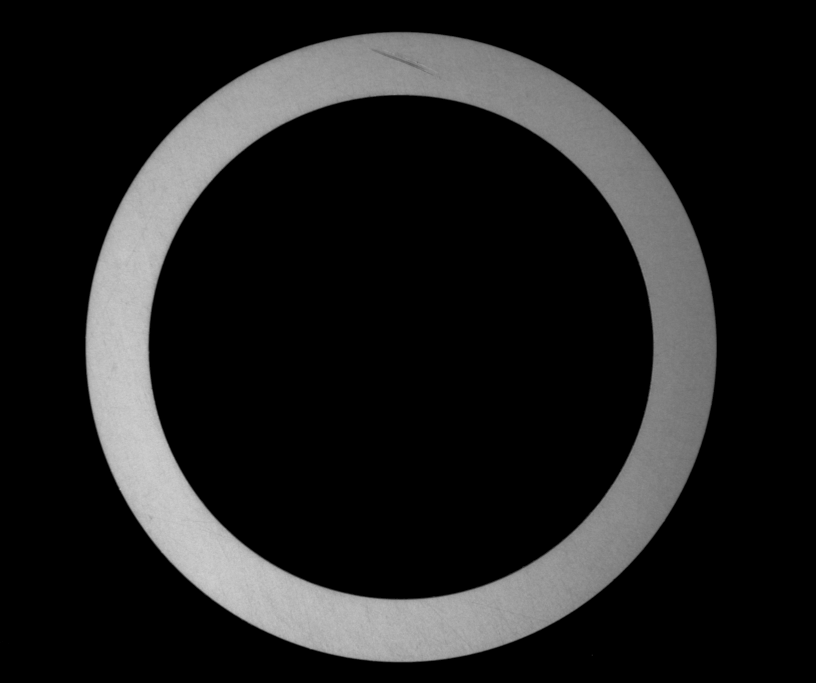
#> input picture spacer_data/train/10idx_180deg.png, 2448 x 2048 px, given in place of image1675583662.1681366.png, which was not available (shown at 1/3 size)
$ jupyter execute --allow-errors taste.ipynb
#> lines starting #> are read from the running program, lines starting #| are printed output that depends on the picture; after the words box and inside, x2 and y2 are one past the last pixel; in counts of white or black regions, pixels touching at a corner belong together; pictures that were not available may be replaced by others from this repository, and a replacement may not be noted
[cell 1]
import numpy as np
from PIL import Image
import os
import pandas as pd

import torch

[cell 2]
100 * 0.005 + 0.68

[cell 3]
def normalize_loss(loss):
    return 1 - (loss / (-torch.log(torch.tensor(1e-1))))

[cell 4]
1e-1

[cell 5]
normalize_loss(0.8)
#> (the call stopped at in normalize_loss, `return 1 - (loss / (-torch.log(torch.tensor(1e-1))))`: torch is not available in this run)

[cell 6]
0.63/-torch.log(torch.tensor(1e-1))
#> (this line was passed over: torch is not available in this run)
#> further down, s1 is the input picture: PIL image 2448x2048 L; min 0, max 212, mean 31.3

#> (a cell that did not finish here is left out)

#> (a cell that did not finish here is left out)

[cell 9]
import csv
import numpy as np
data_set = []
#> (the rest of this cell did not finish here and is left out)

[cell 10]
import pandas as pd
m = pd.DataFrame(data_set)

[cell 11]
m = 2

[cell 12]
m+1

[cell 13]
m

#> (a cell that did not finish here is left out)

[cell 15]
import gym

# Create a Box action space with a range of [-1, 1]
#> (the rest of this cell did not finish here and is left out)

[cell 16]
np.random.uniform(low=-1.0, high=1.0, size=(11,))

[cell 17]
from stable_baselines3 import DDPG
import stable_baselines3
print(stable_baselines3.__version__)

[cell 18]
from stable_baselines3.common.noise import OrnsteinUhlenbeckActionNoise
from stable_baselines3 import DDPG
#> (the rest of this cell did not finish here and is left out)

#> (a cell that did not finish here is left out)

[cell 20]
def center_crop_to_square(img):
    width, height = img.size
#> width = 2448; height = 2048
    size = min(width, height)
#> size = 2048
    left = (width - size) / 2
#> left = 200
    top = (height - size) / 2
#> top = 0
    right = (width + size) / 2
#> right = 2248
    bottom = (height + size) / 2
#> bottom = 2048
    return img.crop((left, top, right, bottom))

[cell 21]
# [10 lines left out: function augument, not called in this run]

[cell 22]
s1 = Image.open("/home/mohanty/PycharmProjects/Project_Spacer/spacer_gym/temp/image1675583662.1681366.png")

[cell 23]
s1 = center_crop_to_square(s1)
s1 = s1.resize((224, 224))
#> s1: PIL image 224x224 L

[cell 24]
import cv2
import os
import numpy as np

#!/usr/bin/env python

# Python script to automatically convert poor-quality
# photos of paper with writing on them into duotone images.

import sys
import cv2
import numpy as np
import os.path
import multiprocessing
from itertools import starmap

NBHD_SIZE = 19
UNSHARP_T = 48
ADAPT_T = 24

INVERT = True
ASPECT = 8.5 / 11.0


class PHOTOCOPY:
    def __init__(self, NBHD_SIZE_=19):
        self.NBHD_SIZE = NBHD_SIZE_

    def __call__(self, img_, NBHD_SIZ=19):
        img = img_.copy()
        img = 255 - img
        return self.bitone(img, NBHD_SIZ)

    def bitone(self, image, NBHD_SIZE):
        '''
        Convert a greyscale image to a bitone image,
        in such a way that we preserve as much detail as possible,
        and have the least amount of speckles.
        '''
        # First, sharpen the image: unsharp mask w/ threshold.
        blur = cv2.blur(image, (NBHD_SIZE, NBHD_SIZE))
        diff = cv2.absdiff(image, blur)

        return diff


# [37 lines left out: functions convert_to_gray, unevenLightCompensate, not called in this run]


address = "/home/mohanty/PycharmProjects/Scribed PPO_1light -2/spacer_gym/temp2023-02-22 22:01:10/"
f = os.listdir(address)
phtocopy_filter = PHOTOCOPY(19)
for image in f:
    img = cv2.imread('/home/mohanty/PycharmProjects/Scribed PPO_1light -2/spacer_gym/temp2023-02-23 16:11:18/image1_10.png')
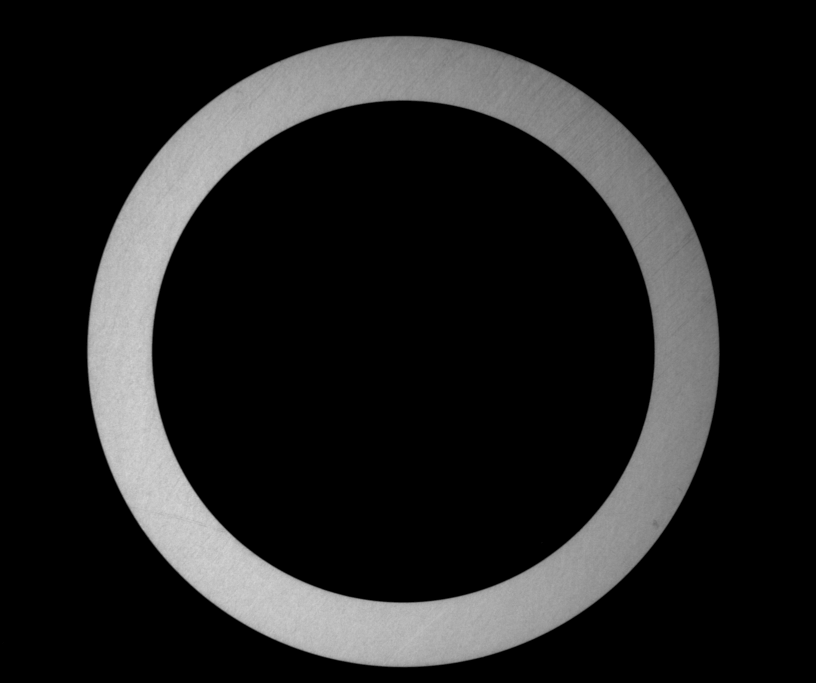
#> input picture spacer_data/train/14idx_0deg.png, 2448 x 2048 px, given in place of image1_10.png, which was not available (shown at 1/3 size)
#> img is the input picture: shape (2048, 2448, 3); min 0, max 220, mean 33
    gray_img = cv2.cvtColor(img, cv2.COLOR_BGR2GRAY)
    h, w = gray_img.shape[:2]
#> h = 2048; w = 2448
    blur_img = cv2.GaussianBlur(gray_img, (5, 5), 0)
    _, binary = cv2.threshold(blur_img, 40, 255, cv2.THRESH_BINARY)
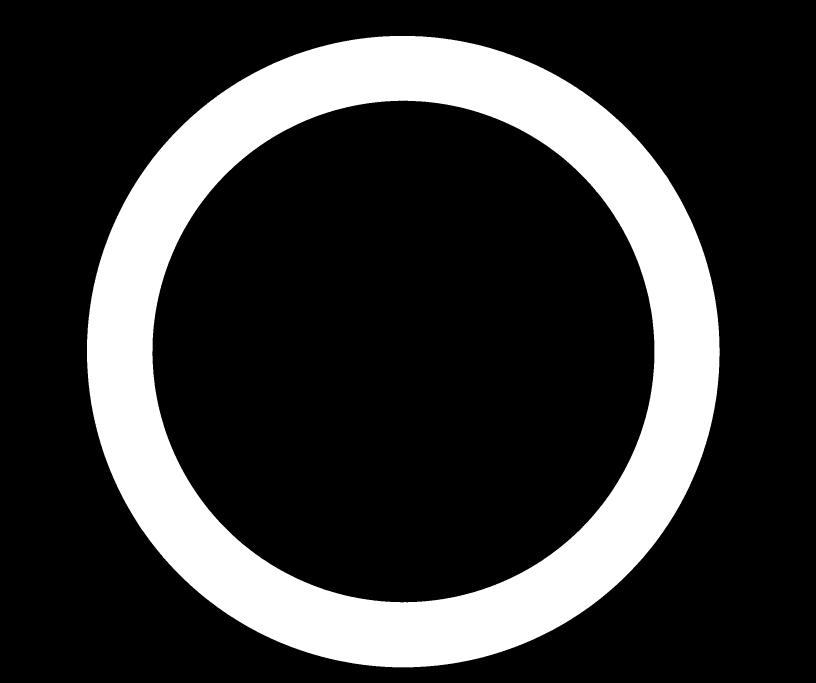
#> binary: shape (2048, 2448) (shown at 1/3 size); 20.9% white; 1 white region, box (x1, y1, x2, y2) and area: (261, 108, 2159, 2002) 1045532

    kernel = np.ones((3, 3), np.uint8)
    dilation = cv2.erode(binary, kernel, iterations=2)
#> dilation: shape (2048, 2448); 20.3% white; 1 white region, box (x1, y1, x2, y2) and area: (263, 110, 2157, 2000) 1018310
    dilation = cv2.dilate(dilation, kernel, iterations=1)
#> dilation: shape (2048, 2448); 20.6% white; 1 white region, box (x1, y1, x2, y2) and area: (262, 109, 2158, 2001) 1031918
    canny = cv2.Canny(dilation, 30, 100)
#> canny: shape (2048, 2448); 0.22% white in thin lines or dots, all inside (x1, y1, x2, y2) = (261, 108, 2158, 2001)
    canny = cv2.dilate(canny, kernel, iterations=2)
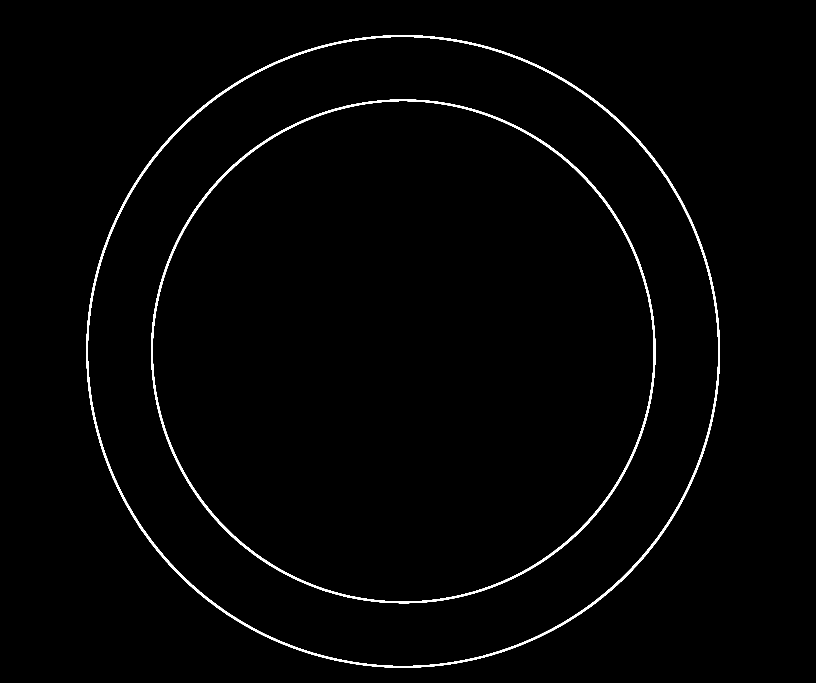
#> canny: shape (2048, 2448) (shown at 1/3 size); 1.3% white; 2 white regions

    contours, hierarchy = cv2.findContours(canny, cv2.RETR_TREE, cv2.CHAIN_APPROX_SIMPLE)
#> contours = 4 contours; box (x1, y1, x2, y2) and area: (259, 106, 2160, 2003) 2832034, (263, 110, 2156, 1999) 2800856, (453, 298, 1966, 1810) 1796933, (457, 302, 1962, 1806) 1772116
    target_cnts = {}
    for i, cnt in enumerate(contours):
        cnt_area = cv2.contourArea(cnt)
        print (cnt_area)
        if cnt_area > 1000:
            target_cnts[cnt_area] = cnt
#> this loop made 4 passes
#> cnt_area on passes 1 to 4: 2832034, 2800856.5, 1796933, 1772116.5
#| 2832034.0
#| 2800856.5
#| 1796933.0
#| 1772116.5
#> after the loop, target_cnts = 4 items
    # sort
    target_cnts = list(dict(sorted(target_cnts.items())).values())
#> target_cnts has the same summary as contours
    target_cnts = target_cnts[::2]  # filter repeat cnt
#> target_cnts = 2 contours; box (x1, y1, x2, y2) and area: (263, 110, 2156, 1999) 2800856, (457, 302, 1962, 1806) 1772116
    if len(target_cnts) >= 2:#, 'Failed to find rings edge {}'.format(len(target_cnts))

        masked_img = np.zeros((h, w), np.uint8)
        outer_cnt = target_cnts[1]
#> outer_cnt = contour of 2686 points, box (x1, y1, x2, y2) (263, 110, 2156, 1999), area 2800856
        inner_cnt = target_cnts[0]
#> inner_cnt = contour of 2148 points, box (x1, y1, x2, y2) (457, 302, 1962, 1806), area 1772116

        ((outer_x, outer_y), outer_radius) = cv2.minEnclosingCircle(outer_cnt)
#> outer_x = 1208.8; outer_y = 1054.7; outer_radius = 946.3
        ((inner_x, inner_y), inner_radius) = cv2.minEnclosingCircle(inner_cnt)
#> inner_x = 1209.5; inner_y = 1053.8; inner_radius = 752.6
        cv2.circle(masked_img, (int(outer_x), int(outer_y)), int(outer_radius), 255, -1)
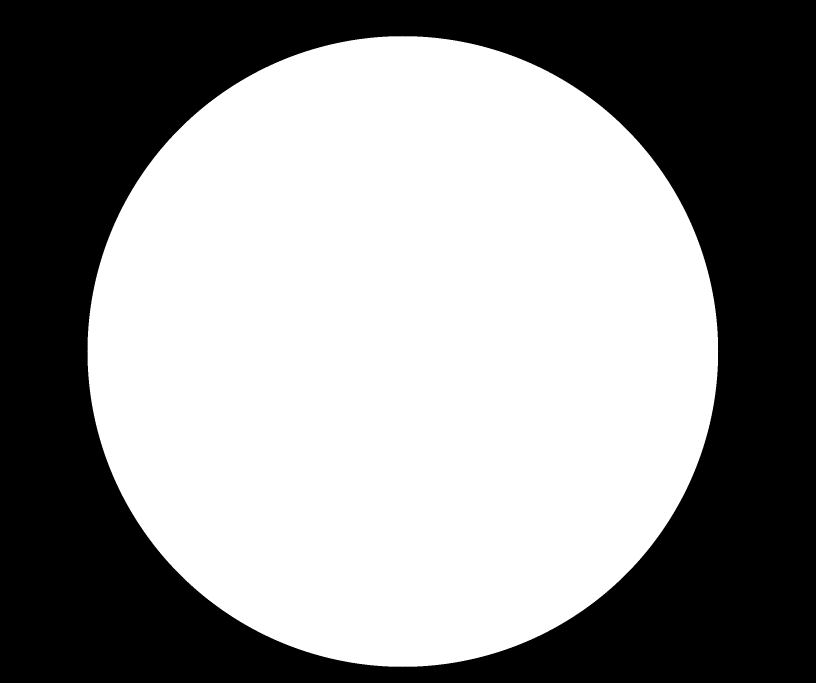
#> masked_img: shape (2048, 2448) (shown at 1/3 size); 56.1% white; 1 black region, box (x1, y1, x2, y2) and area: (0, 0, 2448, 2048) 2202111
        cv2.circle(masked_img, (int(inner_x), int(inner_y)), int(inner_radius), 0, -1)
#> masked_img: shape (2048, 2448); 20.6% white; 1 white region

        # dst = unevenLightCompensate(img=img, blockSize=32)
        res = cv2.bitwise_and(gray_img, gray_img, mask=masked_img)
    # else:
    #     res =
        copy_img = phtocopy_filter(res)
#> in __call__, `img = 255 - img`:
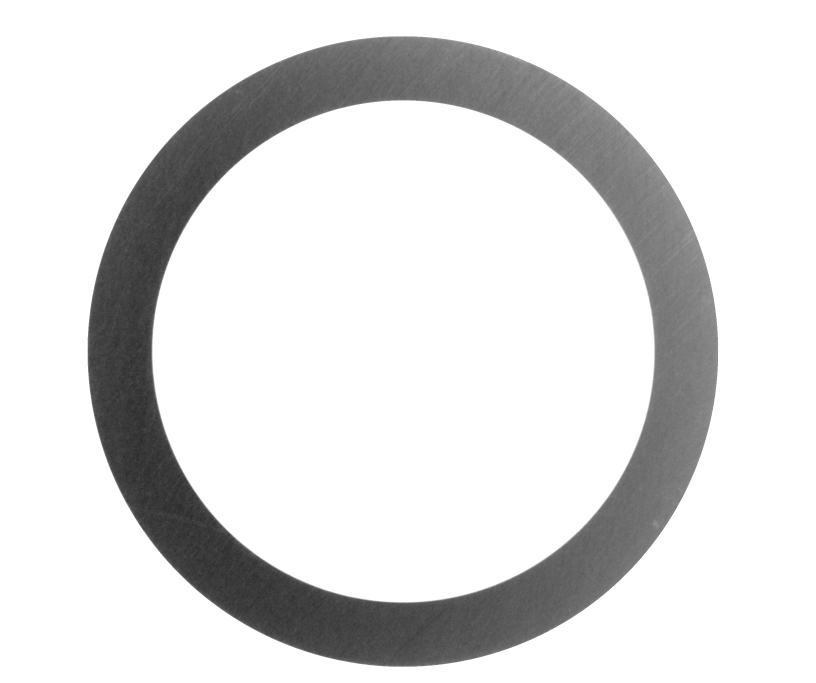
#> img: shape (2048, 2448) (shown at 1/3 size); min 35, max 255, mean 222.2
        break
        cv2.imshow('raw_img', gray_img)
        cv2.imshow('mask', masked_img)
        # cv2.imshow('dst', dst)

        cv2.imshow('res', res)
        cv2.imshow('copy_img', copy_img)

        cv2.waitKey(0)
    # [8 lines of commented-out code are left out]
    break

[cell 25]
contours
#> Out has the same summary as contours

[cell 26]
# Invert the image to create black pixels in the border
# inverted = cv2.bitwise_not(canny)
#
# # Perform another dilation to add white pixels between the black pixels
# border_size = 10
# kernel = cv2.getStructuringElement(cv2.MORPH_RECT, (border_size,border_size))
# closed = cv2.morphologyEx(inverted, cv2.MORPH_CLOSE, kernel)
# #
# # # Invert the result to get the white pixels inside the border
# # result = cv2.bitwise_not(closed)

# Show the result
cv2.imshow('Result', blur_img)
cv2.waitKey(0)

[cell 27]
cv2.imshow('copy_img', canny)

cv2.waitKey(0)
# return target_cnts, ma

#> (a cell that did not finish here is left out)

#> (a cell that did not finish here is left out)

[cell 30]
import torch

# Sample data
batch_size = 32

# Generate random input and target data
#> (the rest of this cell did not finish here and is left out)

[cell 31]
import math

[cell 32]
def normalize_bce_loss(loss):
    return 10 - (loss / (-torch.log(1e-9)))

[cell 33]
normalize_bce_loss(100)
#> (the call stopped at in normalize_bce_loss, `return 10 - (loss / (-torch.log(1e-9)))`: torch is not available in this run)

[cell 34]
# [5 lines left out: function chk, not called in this run]

[cell 35]
def chk (done_cond, steps):
    return False if 0.17 > done_cond > 0.12 and steps < 5 else True

[cell 36]
chk(0.16, 4)

[cell 37]
m = [10,0.16692181755514707, 0.1840888528262868, 0.20929942411534927, 0.20589832979090072, 0.1256765926585478, 0.18263101016773894, 0.2023925182866115, 0.14574967926623775, 0.13235090667126223, 0.15362512925091912]

[cell 38]
obs_range = {'range1': [0.1282, 0.14], 'range2': [0.14, 0.15], 'range3': [0.15, 0.16]}

[cell 39]
def find_range(number, dictionary):
#> called with number = 0.161
    for key, value in dictionary.items():
        if value[0] <= number <= value[1]:
            return key
    return None

[cell 40]
l = find_range(0.161, obs_range)

[cell 41]
l == None

[cell 42]
import cv2
import numpy as np

# Load the image
img = cv2.imread("/home/mohanty/PycharmProjects/Project_Spacer5/spacer_data/train/3idx_0deg.png")
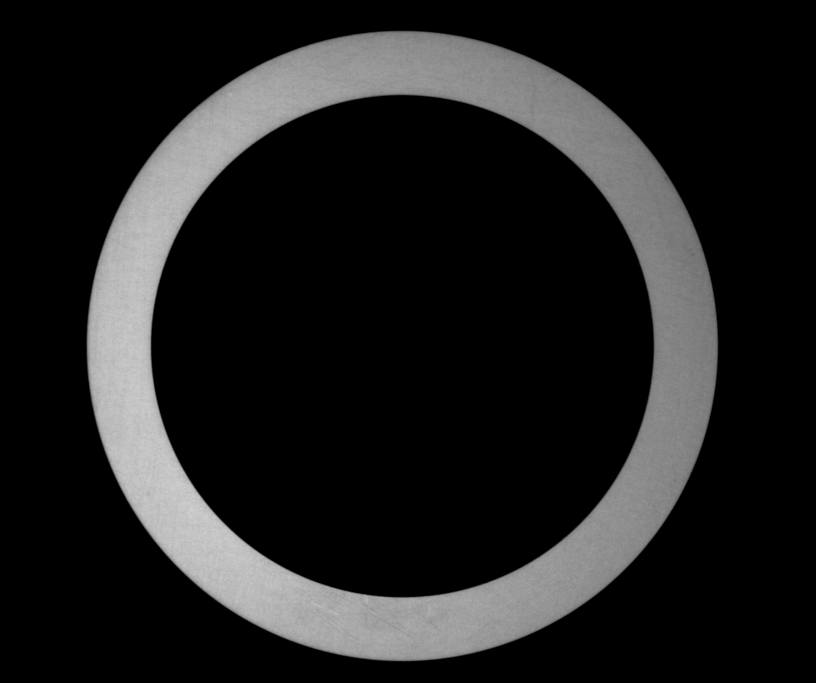
#> input picture spacer_data/train/3idx_0deg.png, 2448 x 2048 px, found by its file name (shown at 1/3 size)
#> img is the input picture: shape (2048, 2448, 3); min 0, max 215, mean 31.7

# Convert the image to grayscale
gray = cv2.cvtColor(img, cv2.COLOR_BGR2GRAY)

# Apply a Gaussian blur to reduce noise
gray = cv2.GaussianBlur(gray, (3,3), 0)

# Detect the circular ring using Hough Circle Transform
circles = cv2.HoughCircles(gray, cv2.HOUGH_GRADIENT, 1, 20, param1=50, param2=30, minRadius=0, maxRadius=0)
#> circles = 410 rows, first 8: [1207.5, 1036.5, 946.4], [1222.5, 1050.5, 926.1], [1198.5, 1055.5, 964.8], [1223.5, 1024.5, 925.3], [1191.5, 1021.5, 924.8], [1279.5, 974.5, 850.2], [1135.5, 1103.5, 849.4], [1146.5, 961.5, 850.4]

# Extract the coordinates and radius of the circular ring
x, y, r = int(circles[0][0][0]), int(circles[0][0][1]), int(circles[0][0][2])
#> x = 1207; y = 1036; r = 946

# Define the number of sections
num_sections = 18

# Calculate the angle step in radians
angle_step = 2 * np.pi / num_sections

# For each section
for i in range(num_sections):
    # Calculate the start and end angle in radians
    start_angle = i * angle_step
    end_angle = (i+1) * angle_step
    angle = start_angle + (end_angle - start_angle) / 2

    # Define the rotated rectangle
    rect = ((x, y), (r*2, r*2), angle * 180 / np.pi)

    # Crop the section
    rotated = cv2.getRectSubPix(img, (r*2, r*2), (x, y))
    cropped = cv2.getRectSubPix(rotated, (r*2, r), (r, r))

    # Resize the cropped image
    resized = cv2.resize(cropped, (224, 224))
    print (resized)
    break
#> this loop made 1 pass
#> rect on pass 1: ((1207, 1036), (1892, 1892), 10)
#> (printed output is left out)
#> pass 1, `cropped = cv2.getRectSubPix(rotated, (r*2, r), (r, r))`:
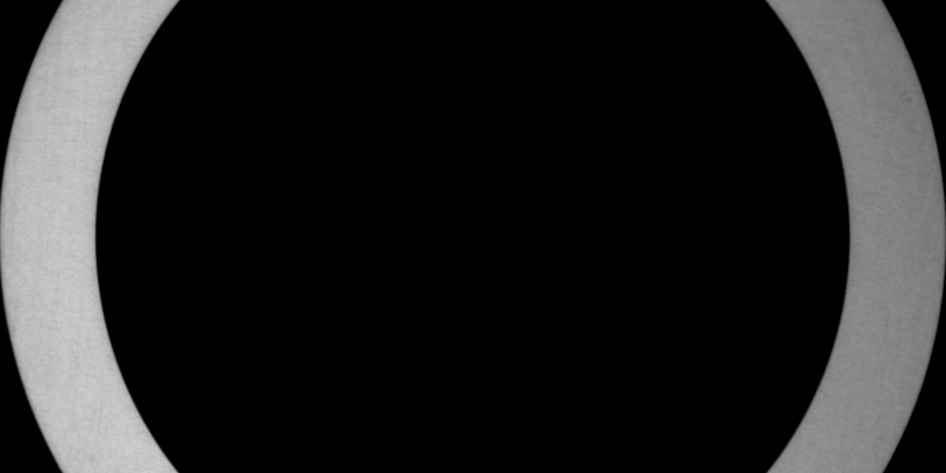
#> cropped: shape (946, 1892, 3) (shown at 1/2 size); min 0, max 209, mean 33.8
#> pass 1, `resized = cv2.resize(cropped, (224, 224))`:
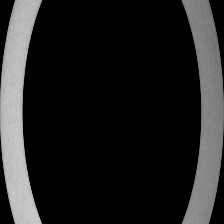
#> resized: shape (224, 224, 3); min 0, max 206, mean 33.8
    # Save the cropped and resized

[cell 43]
img = Image.fromarray(resized)

[cell 44]
x
#> Out = 1207
